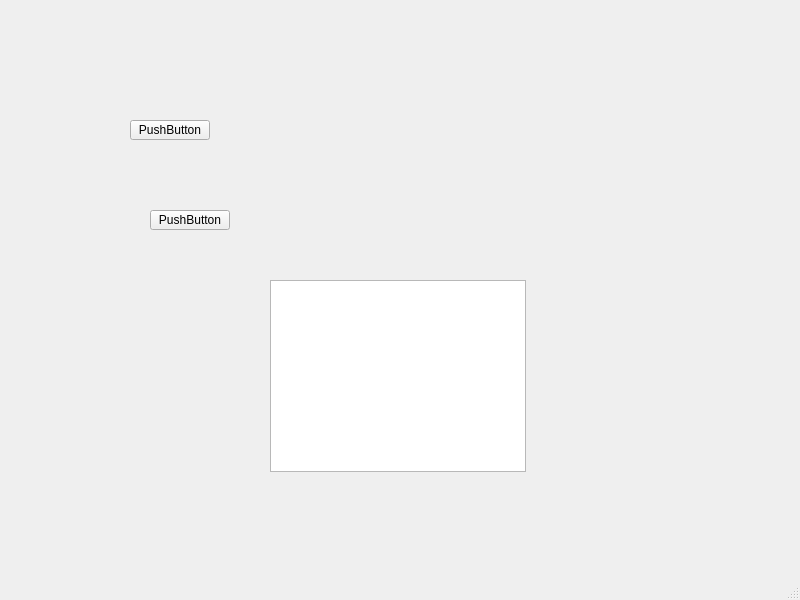
<?xml version="1.0" encoding="UTF-8"?>
<ui version="4.0">
 <class>MainWindow</class>
 <widget class="QMainWindow" name="MainWindow">
  <property name="geometry">
   <rect>
    <x>0</x>
    <y>0</y>
    <width>800</width>
    <height>600</height>
   </rect>
  </property>
  <property name="windowTitle">
   <string>MainWindow</string>
  </property>
  <widget class="QWidget" name="centralwidget">
   <widget class="QPushButton" name="pushButton">
    <property name="geometry">
     <rect>
      <x>150</x>
      <y>210</y>
      <width>80</width>
      <height>20</height>
     </rect>
    </property>
    <property name="text">
     <string>PushButton</string>
    </property>
   </widget>
   <widget class="QPushButton" name="pushButton_2">
    <property name="geometry">
     <rect>
      <x>130</x>
      <y>120</y>
      <width>80</width>
      <height>20</height>
     </rect>
    </property>
    <property name="text">
     <string>PushButton</string>
    </property>
   </widget>
   <widget class="QGraphicsView" name="graphicsView">
    <property name="geometry">
     <rect>
      <x>270</x>
      <y>280</y>
      <width>256</width>
      <height>192</height>
     </rect>
    </property>
   </widget>
  </widget>
  <widget class="QMenuBar" name="menubar">
   <property name="geometry">
    <rect>
     <x>0</x>
     <y>0</y>
     <width>800</width>
     <height>20</height>
    </rect>
   </property>
  </widget>
  <widget class="QStatusBar" name="statusbar"/>
 </widget>
 <resources/>
 <connections/>
</ui>
